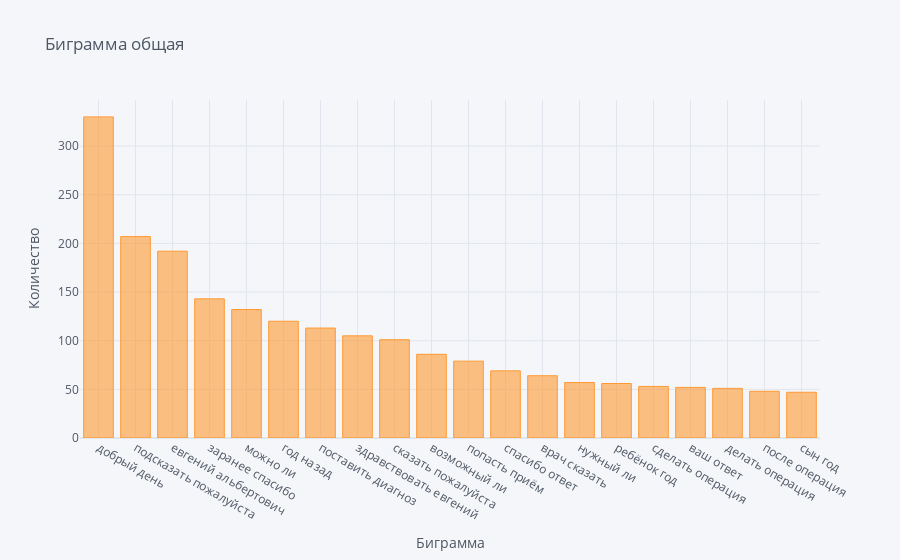

Notebook code cell kept with this figure:
### Code cell
ustal = pd.DataFrame(words, columns = ['Bigram', 'Frequency'])
ustal = ustal.set_index('Bigram')
ustal.iplot(kind='bar', xTitle='Биграмма', yTitle='Количество', title='Биграмма общая')

### Figure 1 — Plotly figure (JSON) as saved in the notebook; plotly's stock layout.template omitted (floating-point values rounded to 4 significant figures)
{"data": [{"marker": {"color": "rgba(255, 153, 51, 0.6)", "line": {"color": "rgba(255, 153, 51, 1.0)", "width": 1}}, "name": "Frequency", "orientation": "v", "text": "", "type": "bar", "x": ["добрый день", "подсказать пожалуйста", "евгений альбертович", "заранее спасибо", "можно ли", "год назад", "поставить диагноз", "здравствовать евгений", "сказать пожалуйста", "возможный ли", "попасть приём", "спасибо ответ", "врач сказать", "нужный ли", "ребёнок год", "сделать операция", "ваш ответ", "делать операция", "после операция", "сын год"], "y": [330, 207, 192, 143, 132, 120, 113, 105, 101, 86, 79, 69, 64, 57, 56, 53, 52, 51, 48, 47]}], "layout": {"legend": {"bgcolor": "#F5F6F9", "font": {"color": "#4D5663"}}, "paper_bgcolor": "#F5F6F9", "plot_bgcolor": "#F5F6F9", "title": {"font": {"color": "#4D5663"}, "text": "Биграмма общая"}, "xaxis": {"gridcolor": "#E1E5ED", "showgrid": true, "tickfont": {"color": "#4D5663"}, "title": {"font": {"color": "#4D5663"}, "text": "Биграмма"}, "zerolinecolor": "#E1E5ED"}, "yaxis": {"gridcolor": "#E1E5ED", "showgrid": true, "tickfont": {"color": "#4D5663"}, "title": {"font": {"color": "#4D5663"}, "text": "Количество"}, "zerolinecolor": "#E1E5ED"}}}
